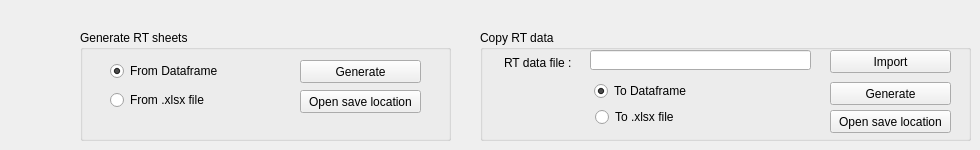
    <widget class="QWidget" name="tab">
     <attribute name="title">
      <string>RT-PCR</string>
     </attribute>
     <widget class="QGroupBox" name="groupBox_8">
      <property name="geometry">
       <rect>
        <x>80</x>
        <y>30</y>
        <width>371</width>
        <height>111</height>
       </rect>
      </property>
      <property name="title">
       <string>Generate RT sheets</string>
      </property>
      <widget class="QRadioButton" name="radio_RT_fromdata">
       <property name="geometry">
        <rect>
         <x>30</x>
         <y>33</y>
         <width>141</width>
         <height>16</height>
        </rect>
       </property>
       <property name="text">
        <string>From Dataframe</string>
       </property>
       <property name="checked">
        <bool>true</bool>
       </property>
      </widget>
      <widget class="QRadioButton" name="radio_RT_fromxlsx">
       <property name="geometry">
        <rect>
         <x>30</x>
         <y>62</y>
         <width>141</width>
         <height>16</height>
        </rect>
       </property>
       <property name="text">
        <string>From .xlsx file</string>
       </property>
      </widget>
      <widget class="QPushButton" name="btn_generate_RT_sheet">
       <property name="geometry">
        <rect>
         <x>220</x>
         <y>30</y>
         <width>121</width>
         <height>23</height>
        </rect>
       </property>
       <property name="text">
        <string>Generate</string>
       </property>
      </widget>
      <widget class="QPushButton" name="btn_open_RT">
       <property name="geometry">
        <rect>
         <x>220</x>
         <y>60</y>
         <width>121</width>
         <height>23</height>
        </rect>
       </property>
       <property name="text">
        <string>Open save location</string>
       </property>
      </widget>
     </widget>
     <widget class="QGroupBox" name="groupBox_9">
      <property name="geometry">
       <rect>
        <x>480</x>
        <y>30</y>
        <width>491</width>
        <height>111</height>
       </rect>
      </property>
      <property name="title">
       <string>Copy RT data</string>
      </property>
      <widget class="QPushButton" name="btn_open_sheets_2">
       <property name="geometry">
        <rect>
         <x>350</x>
         <y>80</y>
         <width>121</width>
         <height>23</height>
        </rect>
       </property>
       <property name="text">
        <string>Open save location</string>
       </property>
      </widget>
      <widget class="QPushButton" name="btn_copy_RT">
       <property name="geometry">
        <rect>
         <x>350</x>
         <y>52</y>
         <width>121</width>
         <height>23</height>
        </rect>
       </property>
       <property name="text">
        <string>Generate</string>
       </property>
      </widget>
      <widget class="QRadioButton" name="radio_RT_todata">
       <property name="geometry">
        <rect>
         <x>114</x>
         <y>53</y>
         <width>141</width>
         <height>16</height>
        </rect>
       </property>
       <property name="text">
        <string>To Dataframe</string>
       </property>
       <property name="checked">
        <bool>true</bool>
       </property>
      </widget>
      <widget class="QRadioButton" name="radio_RT_toxlsx">
       <property name="geometry">
        <rect>
         <x>115</x>
         <y>79</y>
         <width>141</width>
         <height>16</height>
        </rect>
       </property>
       <property name="text">
        <string>To .xlsx file</string>
       </property>
      </widget>
      <widget class="QPushButton" name="btn_import_RT">
       <property name="geometry">
        <rect>
         <x>350</x>
         <y>20</y>
         <width>121</width>
         <height>23</height>
        </rect>
       </property>
       <property name="text">
        <string>Import</string>
       </property>
      </widget>
      <widget class="QLineEdit" name="line_import_RT">
       <property name="geometry">
        <rect>
         <x>110</x>
         <y>20</y>
         <width>221</width>
         <height>20</height>
        </rect>
       </property>
       <property name="readOnly">
        <bool>true</bool>
       </property>
      </widget>
      <widget class="QLabel" name="Import_2">
       <property name="geometry">
        <rect>
         <x>24</x>
         <y>25</y>
         <width>91</width>
         <height>16</height>
        </rect>
       </property>
       <property name="text">
        <string>RT data file : </string>
       </property>
      </widget>
     </widget>
    </widget>
